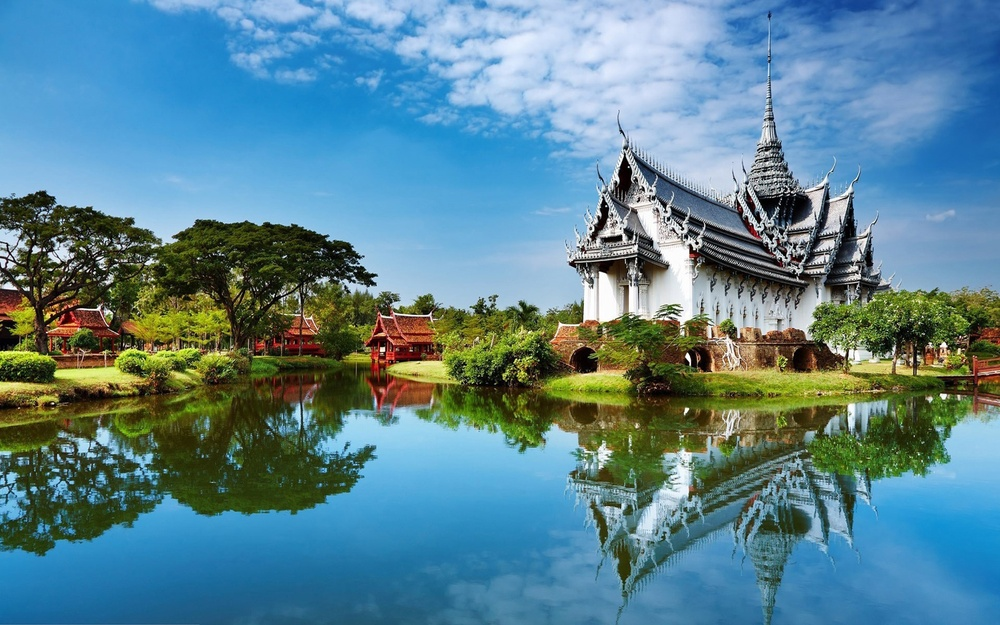
#> input picture week1/Data/Quiz1.jpg, 1000 x 625 px, shrunk from 1600 x 1000 before the run
$ python -i Quiz2.py   (imports and definitions only)
#> lines starting #> are read from the running program, lines starting #| are printed output that depends on the picture; after the words box and inside, x2 and y2 are one past the last pixel; in counts of white or black regions, pixels touching at a corner belong together
# -*- coding: utf-8 -*-
"""
Quiz2: Histogram Equalization
- 自行以 NumPy 實作 Histogram Equalization
- 與 OpenCV 的 cv2.equalizeHist() 比較
- 繪製處理前後的灰階直方圖
- 重複執行 N 次取平均，比較執行速度與差異
"""

import os
import time

import cv2
import numpy as np
import matplotlib
# [1 line not run here, left out]
import matplotlib.pyplot as plt


# ---------------------------------------------------------------------------
# 1.NumPy 實作 Histogram Equalization
# ---------------------------------------------------------------------------
def numpy_histogram_equalization(gray_img: np.ndarray) -> np.ndarray:
    """
    gray_img : np.ndarray
        單通道灰階影像 (dtype=uint8)
    """
    # 1. 計算灰階直方圖 (0~255)
    hist, _ = np.histogram(gray_img.flatten(), bins=256, range=(0, 256))

    # 2. 計算累積分布函數 (CDF)
    cdf = hist.cumsum()

    # 3. 依定義做正規化: s = round((cdf - cdf_min) / (M*N - cdf_min) * 255)
    #    只使用非零的 cdf 部分做 mask，避免除以 0
    cdf_masked = np.ma.masked_equal(cdf, 0)
    cdf_min = cdf_masked.min()
    total_pixels = gray_img.size

    cdf_normalized = (cdf_masked - cdf_min) * 255.0 / (total_pixels - cdf_min)
    cdf_normalized = np.ma.filled(cdf_normalized, 0).astype(np.uint8)

    # 4. 用查表 (LUT) 方式將每個像素值映射到新的灰階值
    equalized_img = cdf_normalized[gray_img]

    return equalized_img.astype(np.uint8)

# [50 lines left out: function show_histogram_equalization, not called in this run]

# ---------------------------------------------------------------------------
# 2. 使用 OpenCV 內建函式
# ---------------------------------------------------------------------------
def opencv_histogram_equalization(gray_img: np.ndarray) -> np.ndarray:
    return cv2.equalizeHist(gray_img)


# ---------------------------------------------------------------------------
# 3. 計算灰階直方圖 (供繪圖使用)
# ---------------------------------------------------------------------------
def compute_hist(gray_img: np.ndarray) -> np.ndarray:
    hist, _ = np.histogram(gray_img.flatten(), bins=256, range=(0, 256))
    return hist


# ---------------------------------------------------------------------------
# 4. 主流程
# ---------------------------------------------------------------------------
def run_quiz2(image_path: str, output_dir: str, N: int = 50):
    """
    Parameters
    ----------
    image_path : str
        輸入影像路徑 (例如 "Data/Quiz2.jpg")
    output_dir : str
        輸出資料夾路徑
    N : int
        重複執行次數，取平均計算執行時間

    Returns
    -------
    dict
        內含執行結果統計數值
    """
#> called with image_path = '../Data/Quiz1.jpg', output_dir = 'out.png', N = 50
    os.makedirs(output_dir, exist_ok=True)

    # 讀取影像並轉灰階
    img = cv2.imread(image_path)
#> img is the input picture: shape (625, 1000, 3); mean B, G, R 145.5, 131.5, 90.1
    if img is None:
        raise FileNotFoundError(f"無法讀取影像: {image_path}")
    gray = cv2.cvtColor(img, cv2.COLOR_BGR2GRAY)
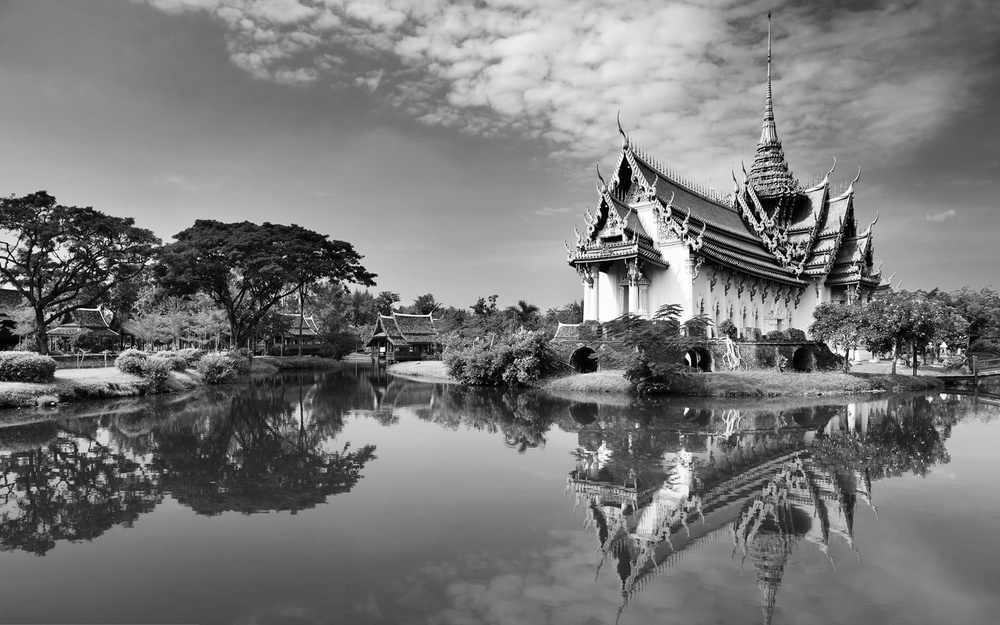
#> gray: shape (625, 1000); min 0, max 255, mean 120.7

    # ------------------------------------------------------------------
    # 先各自執行一次，取得輸出影像 (供顯示 / 繪圖 / 存檔用)
    # ------------------------------------------------------------------
    numpy_result = numpy_histogram_equalization(gray)
#> in numpy_histogram_equalization, `hist, _ = np.histogram(gray_img.flatten(), bins=256, range=(0, 256))`: hist = 256 values, max 5928 at index 129, min 142 at index 255, mean 2441.4
#> in numpy_histogram_equalization, `cdf = hist.cumsum()`: cdf = 256 values from 189 to 625000
#> in numpy_histogram_equalization, `cdf_min = cdf_masked.min()`: cdf_min = 189
#> in numpy_histogram_equalization, `cdf_normalized = np.ma.filled(cdf_normalized, 0).astype(np.uint8)`: cdf_normalized = 256 values from 0 to 255
#> in numpy_histogram_equalization, `equalized_img = cdf_normalized[gray_img]`:
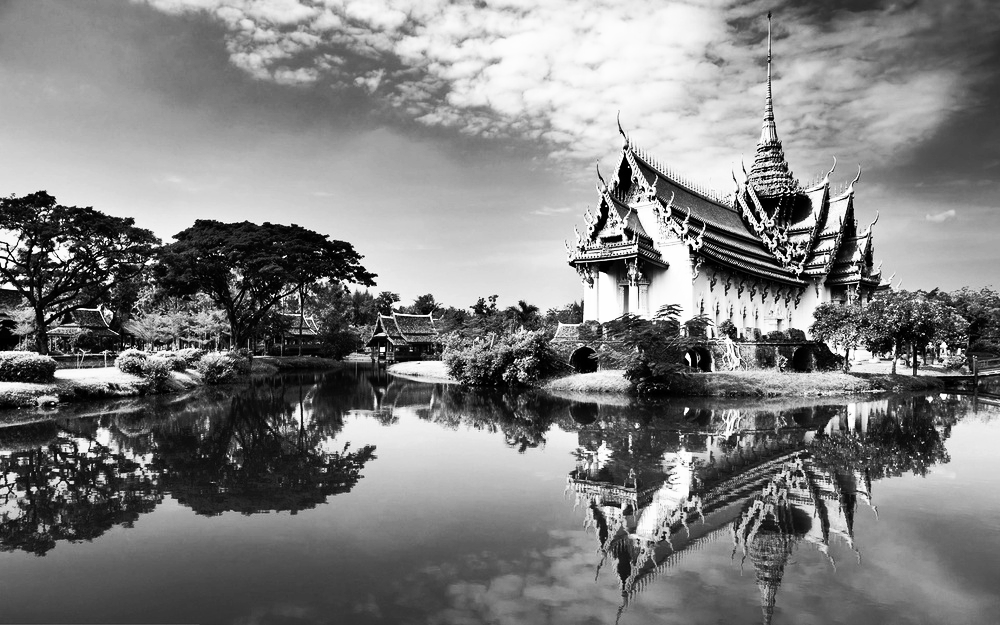
#> equalized_img: shape (625, 1000); min 0, max 255, mean 127.7
    opencv_result = opencv_histogram_equalization(gray)

    # ------------------------------------------------------------------
    # 重複執行 N 次，比較平均執行時間
    # ------------------------------------------------------------------
    numpy_times = []
    opencv_times = []

    for _ in range(N):
        t0 = time.perf_counter()
        _ = numpy_histogram_equalization(gray)
        t1 = time.perf_counter()
        numpy_times.append(t1 - t0)

        t0 = time.perf_counter()
        _ = opencv_histogram_equalization(gray)
        t1 = time.perf_counter()
        opencv_times.append(t1 - t0)
#> after the loop, numpy_times = 50 values, max 0.0126 at index 0, min 0.0104 at index 18, mean 0.011; opencv_times = 50 values, max 0.000979 at index 1, min 0.000722 at index 10, mean 0.000761

    avg_numpy_time = float(np.mean(numpy_times))
#> avg_numpy_time = 0.011
    avg_opencv_time = float(np.mean(opencv_times))
#> avg_opencv_time = 0.000761

    # ------------------------------------------------------------------
    # 影像增強效果評估：標準差 (對比度) 與熵 (資訊量)
    # ------------------------------------------------------------------
    def std_and_entropy(im: np.ndarray):
        std_val = float(np.std(im))
        hist = compute_hist(im).astype(np.float64)
        p = hist / hist.sum()
        p_nonzero = p[p > 0]
        entropy = float(-np.sum(p_nonzero * np.log2(p_nonzero)))
        return std_val, entropy

    orig_std, orig_entropy = std_and_entropy(gray)
#> in std_and_entropy, `std_val = float(np.std(im))`: std_val = 52.29
#> in std_and_entropy, `p = hist / hist.sum()`: p = 256 values, max 0.00948 at index 129, min 0.000227 at index 255, mean 0.00391
#> in std_and_entropy, `p_nonzero = p[p > 0]`: p_nonzero has the same summary as p
#> in std_and_entropy, `entropy = float(-np.sum(p_nonzero * np.log2(p_nonzero)))`: entropy = 7.7
#> orig_std = 52.29; orig_entropy = 7.7
    numpy_std, numpy_entropy = std_and_entropy(numpy_result)
#> numpy_std = 73.62; numpy_entropy = 7.5
    opencv_std, opencv_entropy = std_and_entropy(opencv_result)
#> opencv_std = 73.68; opencv_entropy = 7.51

    # ------------------------------------------------------------------
    # 兩種方法輸出影像的差異
    # ------------------------------------------------------------------
    diff = np.abs(numpy_result.astype(np.int16) - opencv_result.astype(np.int16))
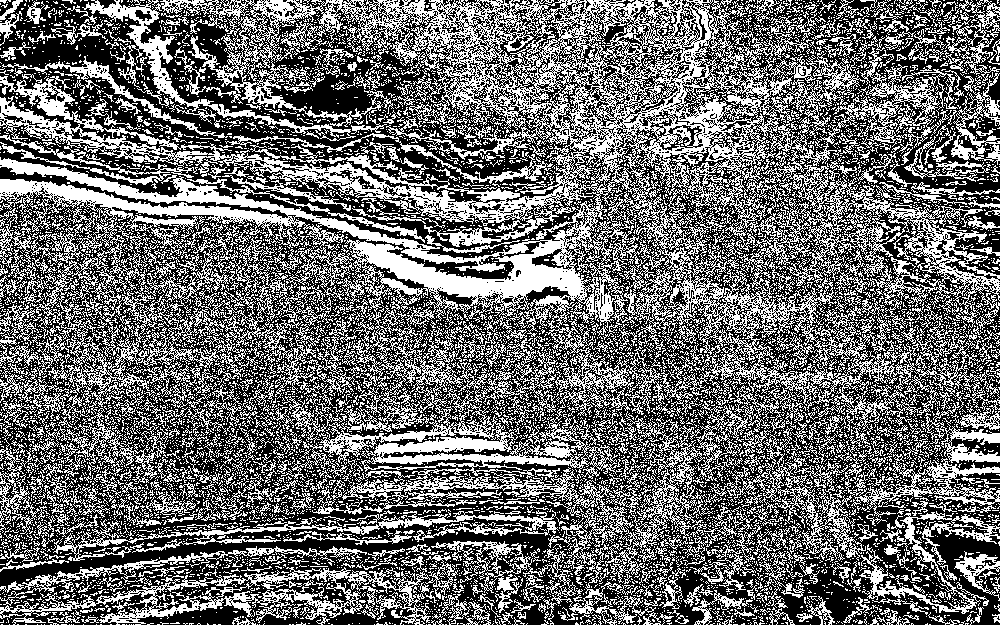
#> diff: shape (625, 1000) int16; values 0 (black) and 1 (white), 42.4% white in thin lines or dots
    max_diff = int(diff.max())
#> max_diff = 1
    mean_diff = float(diff.mean())
#> mean_diff = 0.424
    # 差異在 <=1 個灰階內視為相同 (四捨五入誤差)
    match_ratio = float(np.mean(diff <= 1))
#> match_ratio = 1

    # ------------------------------------------------------------------
    # 存檔：處理後影像
    # ------------------------------------------------------------------
    base_name = os.path.splitext(os.path.basename(image_path))[0]
    cv2.imwrite(os.path.join(output_dir, f"{base_name}_gray.png"), gray)
    cv2.imwrite(os.path.join(output_dir, f"{base_name}_numpy_eq.png"), numpy_result)
    cv2.imwrite(os.path.join(output_dir, f"{base_name}_opencv_eq.png"), opencv_result)

    # ------------------------------------------------------------------
    # 繪圖：影像 + 直方圖 (處理前 / NumPy 處理後 / OpenCV 處理後)
    # ------------------------------------------------------------------
    fig, axes = plt.subplots(2, 3, figsize=(15, 6))

    images = [gray, numpy_result, opencv_result]
    titles = ["Original", "NumPy Equalized", "OpenCV Equalized"]

    for i, (im, title) in enumerate(zip(images, titles)):
        axes[0, i].imshow(im, cmap="gray", vmin=0, vmax=255)
        axes[0, i].set_title(title)
        axes[0, i].axis("off")

        hist = compute_hist(im)
        axes[1, i].bar(np.arange(256), hist, width=1.0, color="steelblue")
        axes[1, i].set_title(f"{title} Histogram")
        axes[1, i].set_xlabel("Gray Level")
        axes[1, i].set_ylabel("Pixel Count")
        axes[1, i].set_xlim([0, 255])
#> this loop made 3 passes
#> title on passes 1 to 3: 'Original', 'NumPy Equalized', 'OpenCV Equalized'

    plt.tight_layout()
    fig_path = os.path.join(output_dir, f"{base_name}_result.png")
    plt.savefig(fig_path, dpi=150)
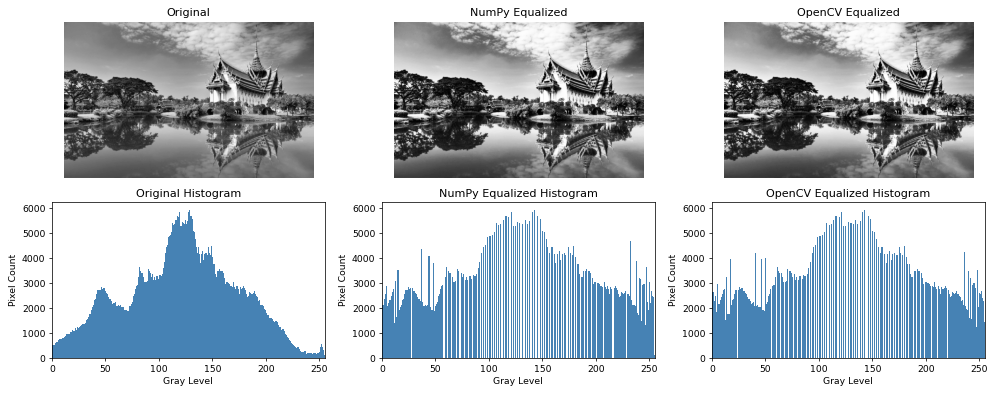
#> figure drawn by matplotlib, 6 panels; panel 4: tallest bar 5928 high, from x = 128.5 to 129.5; panel 5: tallest bar 5928 high, from x = 142.5 to 143.5; panel 6: tallest bar 5928 high, from x = 142.5 to 143.5
    plt.show()
    plt.close(fig)

    # ------------------------------------------------------------------
    # 印出比較結果
    # ------------------------------------------------------------------
    print("=" * 60)
    print(f"Quiz2 - Histogram Equalization ({image_path})")
    print("=" * 60)
    print(f"重複執行次數 N = {N}")
    print(f"[執行速度]")
    print(f"  NumPy  平均執行時間: {avg_numpy_time * 1000:.4f} ms")
#|   NumPy  平均執行時間: 11.0054 ms
    print(f"  OpenCV 平均執行時間: {avg_opencv_time * 1000:.4f} ms")
#|   OpenCV 平均執行時間: 0.7614 ms
    print(f"  速度比 (NumPy / OpenCV): {avg_numpy_time / avg_opencv_time:.2f}x")
#|   速度比 (NumPy / OpenCV): 14.45x
    print(f"[影像增強效果 (標準差 / 熵)]")
    print(f"  原始影像     : std={orig_std:.2f}, entropy={orig_entropy:.3f}")
#|   原始影像     : std=52.29, entropy=7.698
    print(f"  NumPy 結果   : std={numpy_std:.2f}, entropy={numpy_entropy:.3f}")
#|   NumPy 結果   : std=73.62, entropy=7.504
    print(f"  OpenCV 結果  : std={opencv_std:.2f}, entropy={opencv_entropy:.3f}")
#|   OpenCV 結果  : std=73.68, entropy=7.508
    print(f"[兩方法差異]")
    print(f"  最大像素差異  : {max_diff}")
#|   最大像素差異  : 1
    print(f"  平均像素差異  : {mean_diff:.4f}")
#|   平均像素差異  : 0.4237
    print(f"  誤差 <=1 比例 : {match_ratio * 100:.2f}%")
#|   誤差 <=1 比例 : 100.00%
    print(f"輸出圖檔: {fig_path}")
    print("=" * 60)

    return {
        "avg_numpy_time_sec": avg_numpy_time,
        "avg_opencv_time_sec": avg_opencv_time,
        "orig_std": orig_std,
        "orig_entropy": orig_entropy,
        "numpy_std": numpy_std,
        "numpy_entropy": numpy_entropy,
        "opencv_std": opencv_std,
        "opencv_entropy": opencv_entropy,
        "max_diff": max_diff,
        "mean_diff": mean_diff,
        "match_ratio": match_ratio,
        "figure_path": fig_path,
    }

>>> result = run_quiz2('../Data/Quiz1.jpg', 'out.png')
#> result = 12 items

$ run again, on week1/Data/Quiz2.jpg
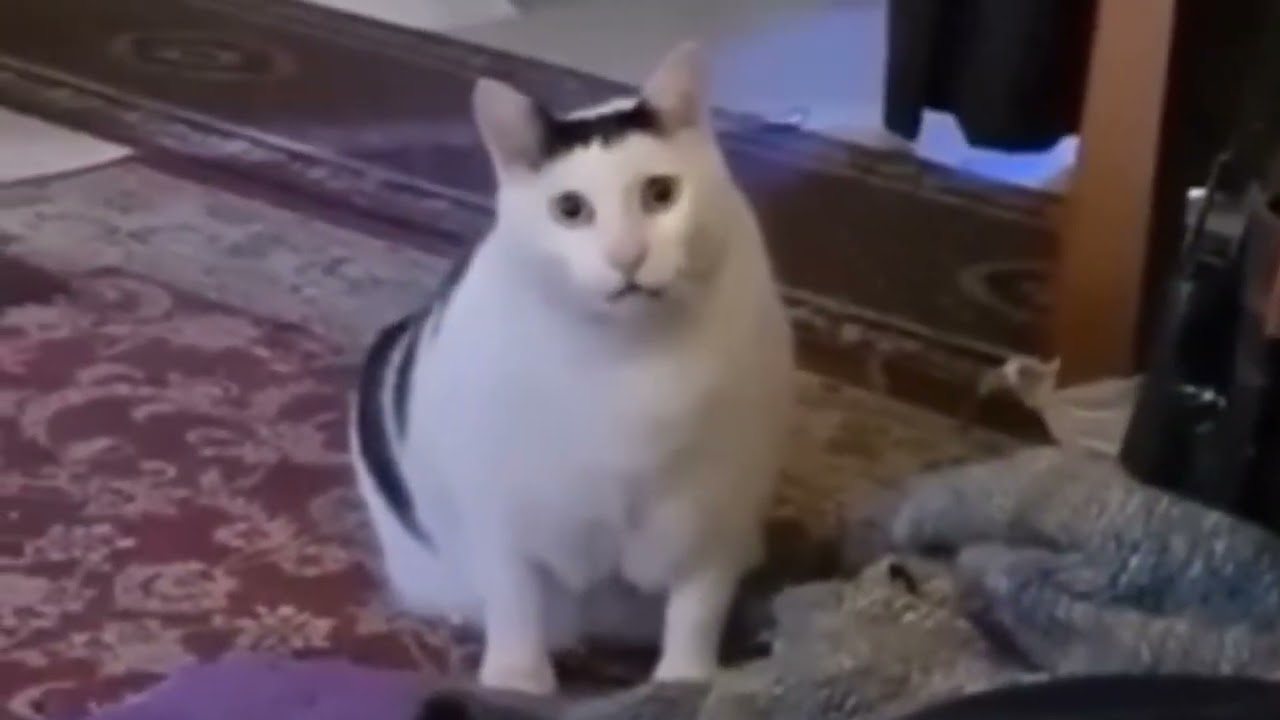
#> input picture week1/Data/Quiz2.jpg, 1280 x 720 px
#> in run_quiz2, img is the input picture: shape (720, 1280, 3); mean B, G, R 87.7, 79.3, 92
#> in numpy_histogram_equalization, `hist, _ = np.histogram(gray_img.flatten(), bins=256, range=(0, 256))`: hist = 256 values, max 11409 at index 64, min 0 at index 0, mean 3600
#> cdf = 256 values from 0 to 921600
#> cdf_min = 13
#> cdf_normalized = 256 values from 0 to 255
#> in numpy_histogram_equalization, `equalized_img = cdf_normalized[gray_img]`:
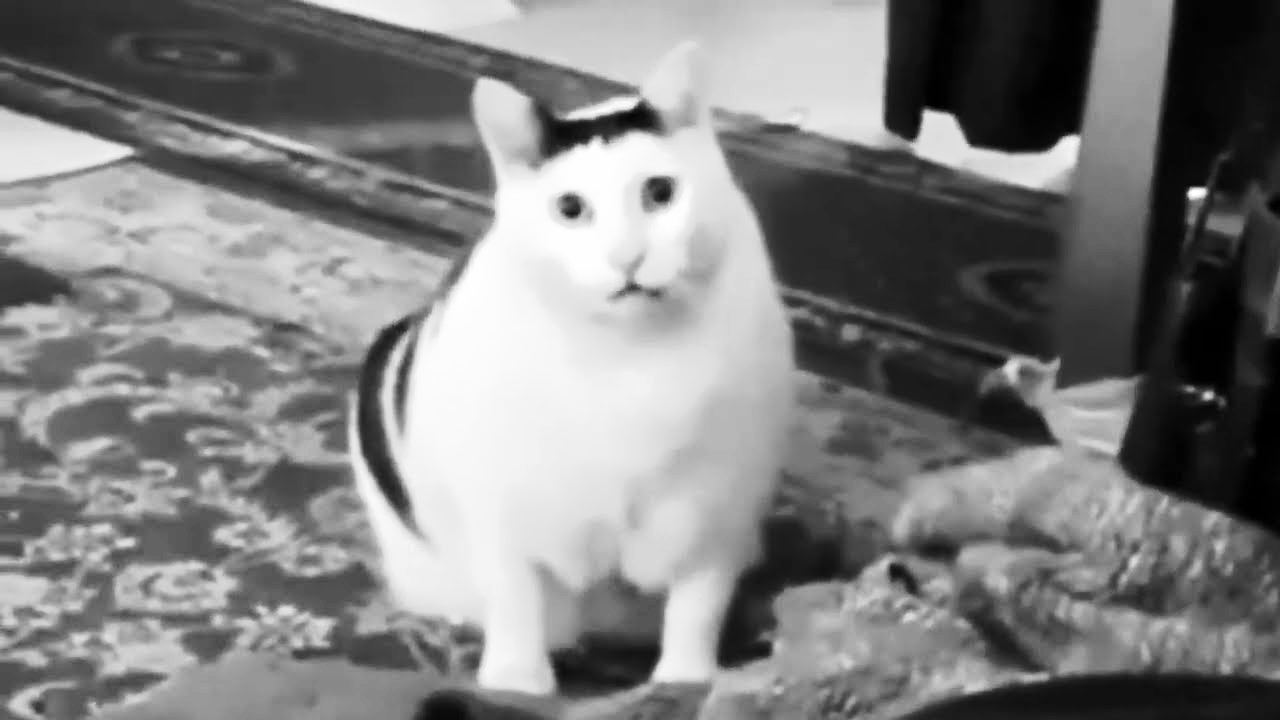
#> equalized_img: shape (720, 1280); min 0, max 255, mean 127.9
#> after the loop in run_quiz2, `for _ in range(N):`: numpy_times = 50 values, max 0.0241 at index 14, min 0.0151 at index 42, mean 0.0164; opencv_times = 50 values, max 0.00207 at index 35, min 0.00114 at index 5, mean 0.00123
#> avg_numpy_time = 0.0164
#> avg_opencv_time = 0.00123
#> std_val = 42.9
#> p = 256 values, max 0.0124 at index 64, min 0 at index 0, mean 0.00391
#> p_nonzero = 203 values, max 0.0124 at index 62, min 4.34e-06 at index 202, mean 0.00493
#> entropy = 7.34
#> orig_std = 42.9; orig_entropy = 7.34
#> numpy_std = 73.52; numpy_entropy = 7.21
#> opencv_std = 73.58; opencv_entropy = 7.2
#> in run_quiz2, `diff = np.abs(numpy_result.astype(np.int16) - opencv_result.astype(np...`:
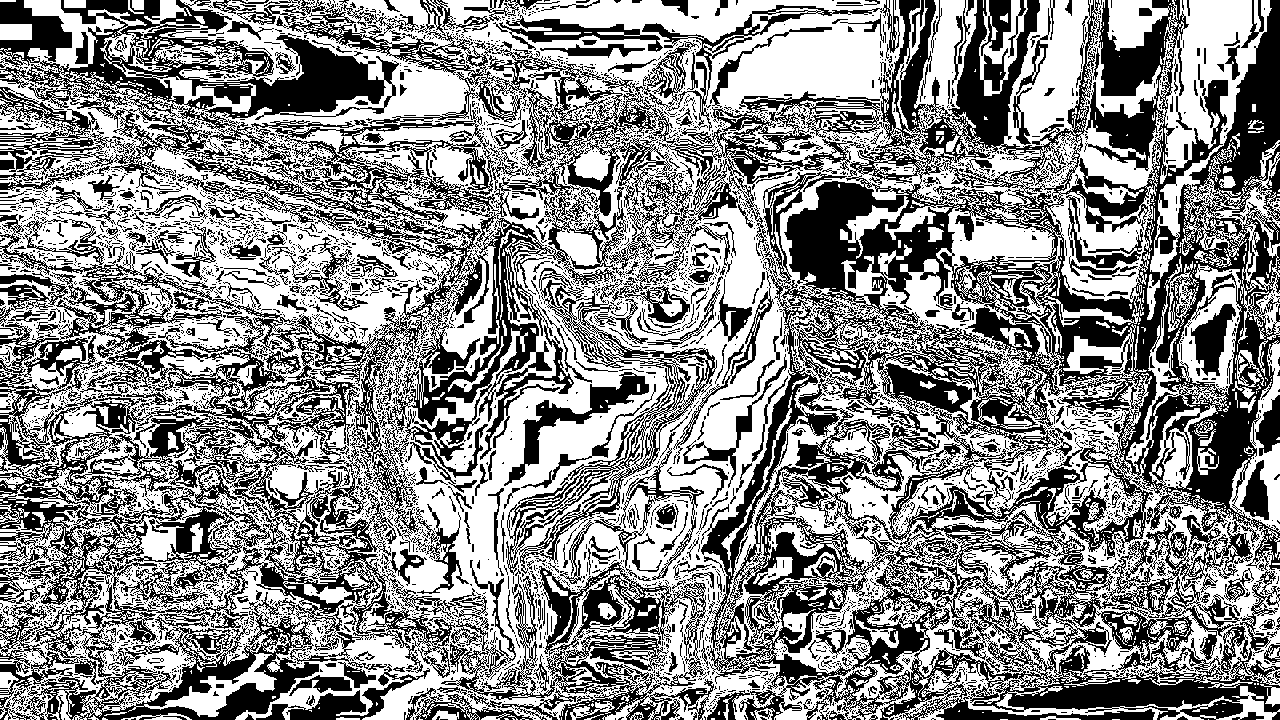
#> diff: shape (720, 1280) int16; values 0 (black) and 1 (white), 55% white; 4651 black regions (4148 under 20 px), largest, box (x1, y1, x2, y2) and area: (0, 0, 1280, 720) 313102, (441, 560, 714, 720) 13833, (506, 268, 717, 575) 8157
#> max_diff = 1
#> mean_diff = 0.55
#> match_ratio = 1
#> the loop in run_quiz2, `for i, (im, title) in enumerate(zip(images, titles)):` made 3 passes
#> title on passes 1 to 3: 'Original', 'NumPy Equalized', 'OpenCV Equalized'
#|   NumPy  平均執行時間: 16.4095 ms
#|   OpenCV 平均執行時間: 1.2256 ms
#|   速度比 (NumPy / OpenCV): 13.39x
#|   原始影像     : std=42.90, entropy=7.337
#|   NumPy 結果   : std=73.52, entropy=7.212
#|   OpenCV 結果  : std=73.58, entropy=7.198
#|   最大像素差異  : 1
#|   平均像素差異  : 0.5500
#|   誤差 <=1 比例 : 100.00%
#> result = 12 items
